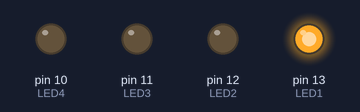
Bench run of a sketch on a simulated Arduino Uno, built with avr-gcc and run on an emulated ATmega328P. Shown: output pins drawn as LEDs (lit = HIGH).

Above: at 0.05 s.
At 0.75 s:
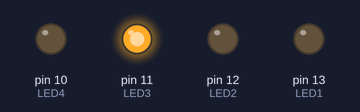
At 1.4 s:
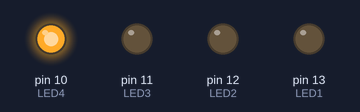
At 2.3 s:
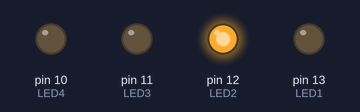
At 3.8 s:
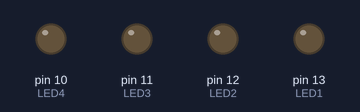
Timing chart, 0 to 4.6 s (numbered marks = the images above):
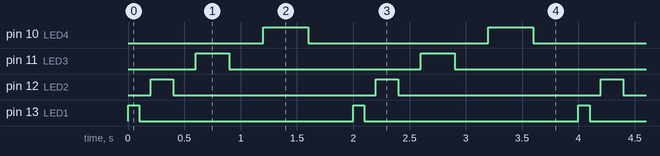

The sketch:

sketch_feb16b.ino
```cpp
const int LED1 = 13;
const int LED2 = 12;
const int LED3 = 11;
const int LED4 = 10;
void setup() {


  // put your setup code here, to run once:
pinMode(LED1, OUTPUT);
pinMode(LED2, OUTPUT);
pinMode(LED3, OUTPUT);
pinMode(LED4, OUTPUT);


}

void loop() {
digitalWrite(LED1, HIGH);
delay(100);
digitalWrite(LED1, LOW);
delay(100);

digitalWrite(LED2, HIGH);
delay(200);

digitalWrite(LED2, LOW);
delay(200);

digitalWrite(LED3, HIGH);
delay(300);
digitalWrite(LED3, LOW);
delay(300);

digitalWrite(LED4, HIGH);
delay(400);
digitalWrite(LED4, LOW);
delay(400);

  // put your main code here, to run repeatedly:


}
```

Measured:
- by itself, pin 10 (LED4): alternates HIGH for 0.40 s and LOW for 1.6 s
- by itself, pin 11 (LED3): alternates HIGH for 0.30 s and LOW for 1.7 s
- by itself, pin 12 (LED2): alternates HIGH for 0.20 s and LOW for 1.8 s
- by itself, pin 13 (LED1): alternates HIGH for 0.10 s and LOW for 1.9 s
